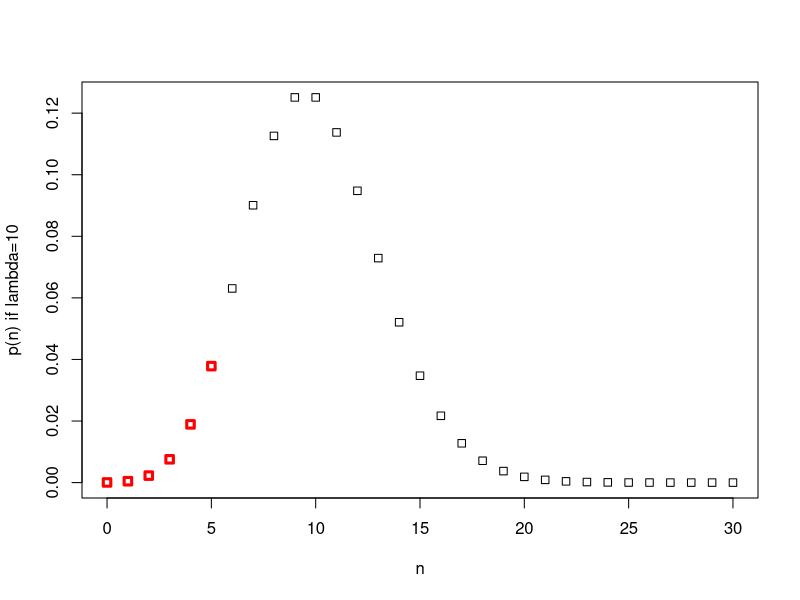
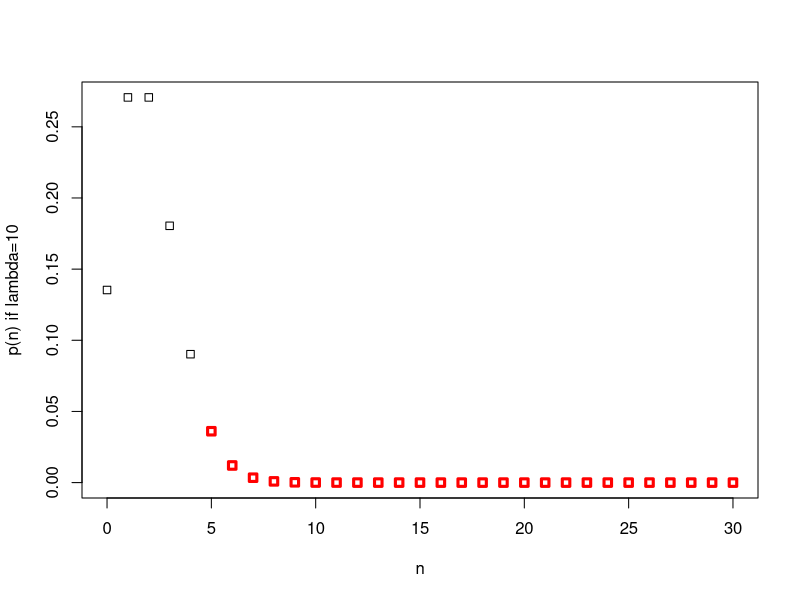
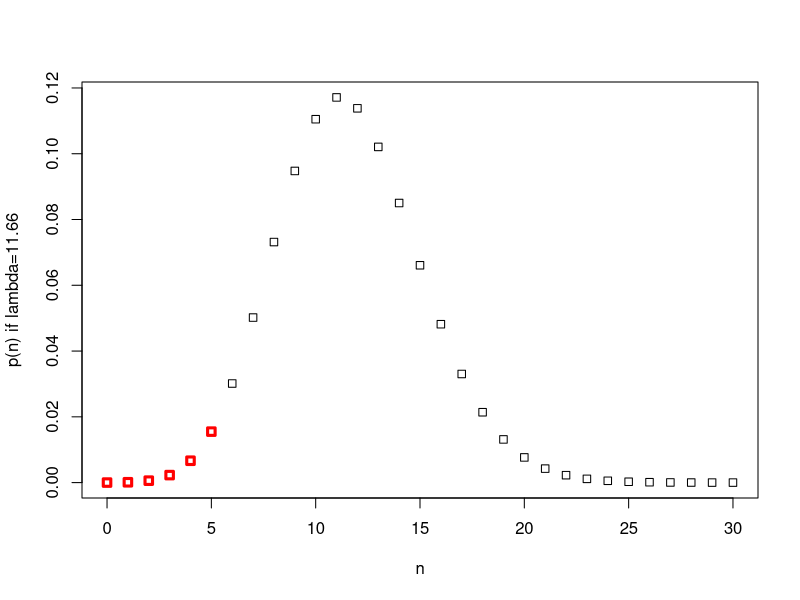
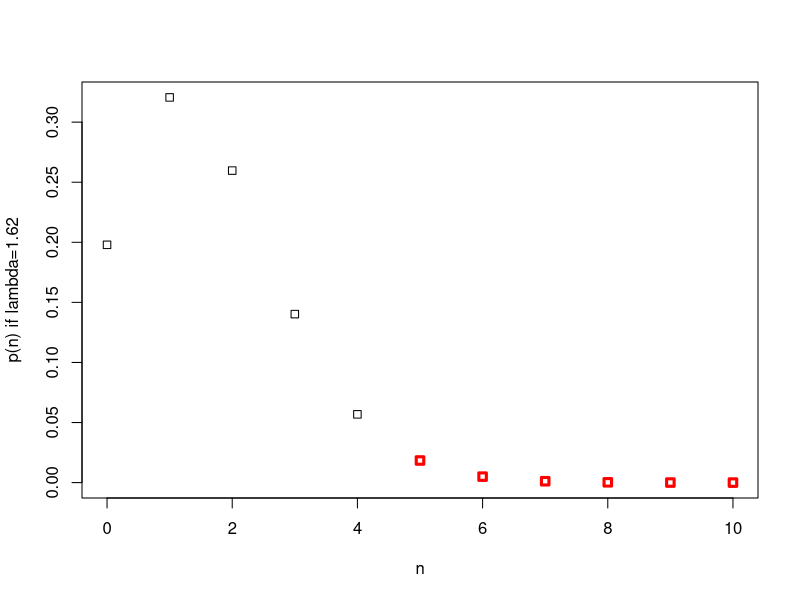

These charts were generated, in order, by the following R code:

counts = 5  # this is our measurement from a counting (Poisson) process -
            # perhaps the number of times something that happened in a one-second interval.
            # What could lambda (the true, long-term average rate per second) be?

# could the true, long-term average be...
# ... 10 per second?  (our current hypothesis)
plot(0:30, dpois(0:30, lambda=10.0), pch=0, xlab='n', ylab='p(n) if lambda=10')
points(0:5, dpois(0:5, lambda=10.0), pch=0, col='red', lwd=3) # "as or more extreme" than 5
sum(dpois(0:5, lambda=10.0))   # yes, our result is reasonably likely if so
ppois(5, lambda=10)            # another way to do the above
# ... 12 per second?
sum(dpois(0:5, lambda=12.0))   # no, our result is rather unlikely if so
# ... 11.66 per second?
sum(dpois(0:5, lambda=11.66))  # 11.66 per second?  marginal: this is our conf. interval bound
# note - we are actually looking for 0.025 because high-n would also have been "extreme"
# and the direct dpois/ppois value only accounts for n <= the observed k.

# ... 2 per second?   (our current hypothesis)
plot(0:30, dpois(0:30, lambda=2.0), pch=0, xlab='n', ylab='p(n) if lambda=10')
points(5:30, dpois(5:30, lambda=2.0), pch=0, col='red', lwd=3) # "as or more extreme" than 5
sum(dpois(5:100, lambda=2.0))  # ... yes, likely
1-ppois(5-1, lambda=2) # another way to do the above (note: need for -1 when using ppois here)
sum(dpois(5:100, lambda=1.0))  # 1.0 per second?  no, unlikely
sum(dpois(5:100, lambda=1.62)) # 1.62 per second?  marginal: this is our conf. interval bound

# We have to solve for the value where the sum is 0.025 (two-tailed case).
# This could be done iteratively, or use the lecture equation:

qchisq(0.025, 2*5)/2      # lower interval boundary ~=  1.62
qchisq(0.975, 2*(5+1))/2  # upper interval boundary ~= 11.66


# visually recap
plot(0:30, dpois(0:30, lambda=11.66), pch=0, xlab='n', ylab='p(n) if lambda=11.66')
points(0:5, dpois(0:5, lambda=11.66), pch=0, col='red', lwd=3) # sum of these is 0.05/2
plot(0:10, dpois(0:10, lambda=1.62), pch=0, xlab='n', ylab='p(n) if lambda=1.62')
points(5:10, dpois(5:10, lambda=1.62), pch=0, col='red', lwd=3) # sum of these is 0.05/2


